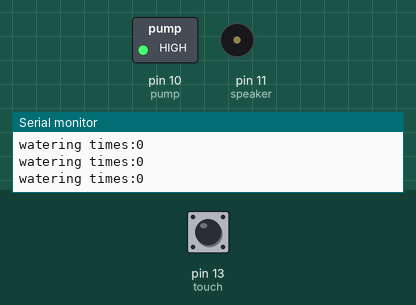
Recording of a sketch running on a simulated Arduino Uno, built with avr-gcc and run on an emulated ATmega328P. Parts: switched loads named in the sketch (green lamp = pin HIGH), buzzer (waves = sounding, pin HIGH), the last lines printed to the serial monitor. Dashed ring = blinking. Inputs (shaded band) come from the test bench; at power-on: pin 13 (touch) LOW.

Above: at 1.2 s.
1.3 s: pin 13 (touch) pulled HIGH for 0.15 s
At 1.95 s:
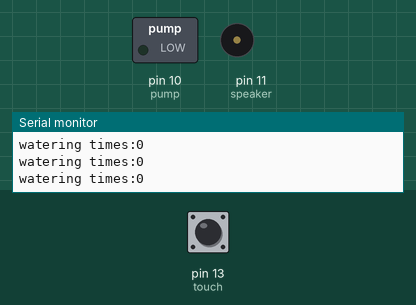
3.5 s: pin 13 (touch) pulled HIGH for 3.2 s
At 6.8 s:
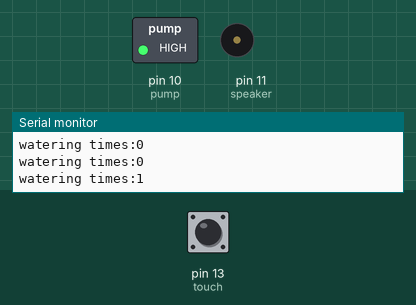
Timing chart, 0 to 8.3 s (numbered marks = the images above; inputs shaded):
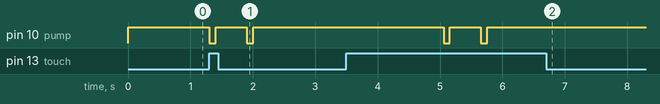

Measured:
- after the input at 1.3 s, pin 10 (pump): alternates HIGH for 0.50 s and LOW for 0.10 s, 4 changes in all, then stays HIGH, starting at once
- after the input at 3.5 s, pin 10 (pump): alternates HIGH for 0.50 s and LOW for 0.10 s, 4 changes in all, then stays HIGH, starting after 1.6 s

The sketch:

Licking_Paradigm_Control_Day1.ino
```cpp
// For the licking paradigm training Day1
// On Day1, each mouse was required to got watered 100times from the water outlet
// The outlet connect a touch sensor that can send signal to singlechip(Arduino Uno) once the mouse's tongue touched the outlet


int watering = 0;
int touch = 13;
int speaker =11;
int frequency = 1000;
int pump = 10;

void setup() {
    pinMode(touch,INPUT);
    pinMode(pump,OUTPUT);
    pinMode(speaker,OUTPUT);
    digitalWrite(pump,HIGH); //Set the pins of the singlechip
  Serial.begin(9600);
}

void loop() {

          int value = digitalRead(touch);
          if (value==1) {
            // Once the mouse licks, the pump would run, making water is pumped from the outlet
                digitalWrite(pump,LOW);
                delay(100);
                digitalWrite(pump,HIGH);
                delay(500);
                digitalWrite(pump,LOW);
                delay(100);
                digitalWrite(pump,HIGH);
                delay(3000); //Give the mouse 3 sec to consume the water
                watering++;
          }
          delay(50);  //

       Serial.print ("watering times:");
       Serial.println (watering);

       if( watering==100 ){
        Serial.println ("--------------100 times watered--------------");
        while(1){}
        }
}
```
